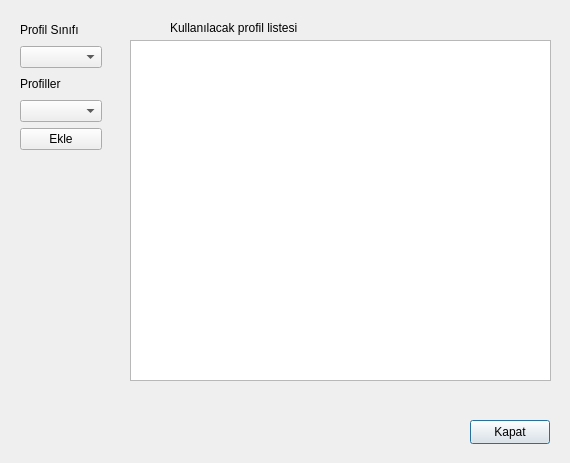
<?xml version="1.0" encoding="UTF-8"?>
<ui version="4.0">
 <class>ProfilesDialog</class>
 <widget class="QDialog" name="ProfilesDialog">
  <property name="geometry">
   <rect>
    <x>0</x>
    <y>0</y>
    <width>570</width>
    <height>463</height>
   </rect>
  </property>
  <property name="windowTitle">
   <string>Dialog</string>
  </property>
  <widget class="QPushButton" name="pushButton_2">
   <property name="geometry">
    <rect>
     <x>470</x>
     <y>420</y>
     <width>80</width>
     <height>24</height>
    </rect>
   </property>
   <property name="text">
    <string>Kapat</string>
   </property>
  </widget>
  <widget class="QColumnView" name="columnView">
   <property name="geometry">
    <rect>
     <x>130</x>
     <y>40</y>
     <width>421</width>
     <height>341</height>
    </rect>
   </property>
  </widget>
  <widget class="QLabel" name="label_3">
   <property name="geometry">
    <rect>
     <x>170</x>
     <y>20</y>
     <width>191</width>
     <height>16</height>
    </rect>
   </property>
   <property name="text">
    <string>Kullanılacak profil listesi</string>
   </property>
  </widget>
  <widget class="QWidget" name="">
   <property name="geometry">
    <rect>
     <x>20</x>
     <y>20</y>
     <width>82</width>
     <height>130</height>
    </rect>
   </property>
   <layout class="QGridLayout" name="gridLayout">
    <item row="0" column="0">
     <widget class="QLabel" name="label">
      <property name="text">
       <string>Profil Sınıfı</string>
      </property>
     </widget>
    </item>
    <item row="1" column="0">
     <widget class="QComboBox" name="comboBox"/>
    </item>
    <item row="2" column="0">
     <widget class="QLabel" name="label_2">
      <property name="text">
       <string>Profiller</string>
      </property>
     </widget>
    </item>
    <item row="3" column="0">
     <widget class="QComboBox" name="comboBox_2"/>
    </item>
    <item row="4" column="0">
     <widget class="QPushButton" name="pushButton">
      <property name="text">
       <string>Ekle</string>
      </property>
     </widget>
    </item>
   </layout>
  </widget>
 </widget>
 <resources/>
 <connections/>
</ui>
